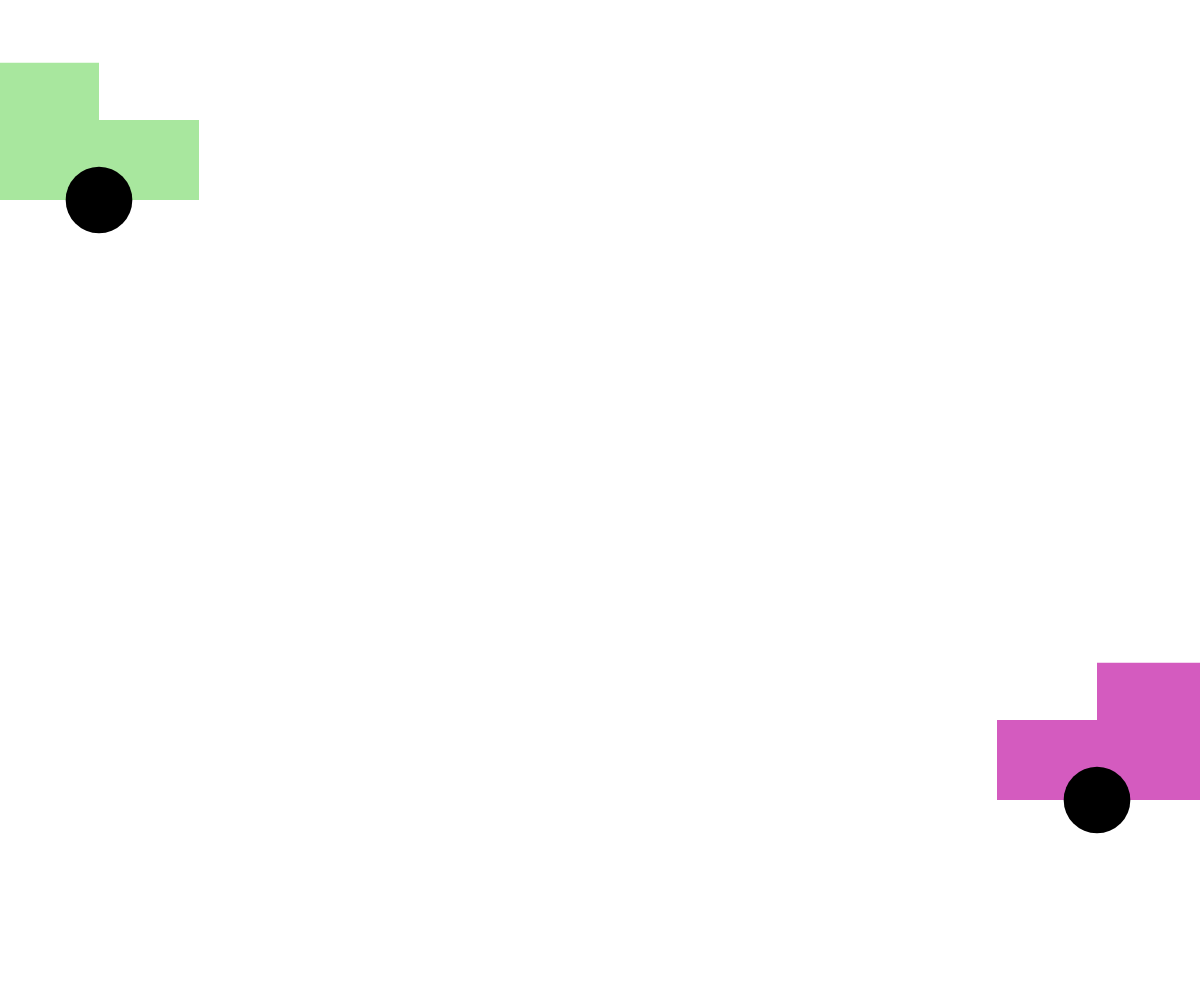
Frame 1 (no input)
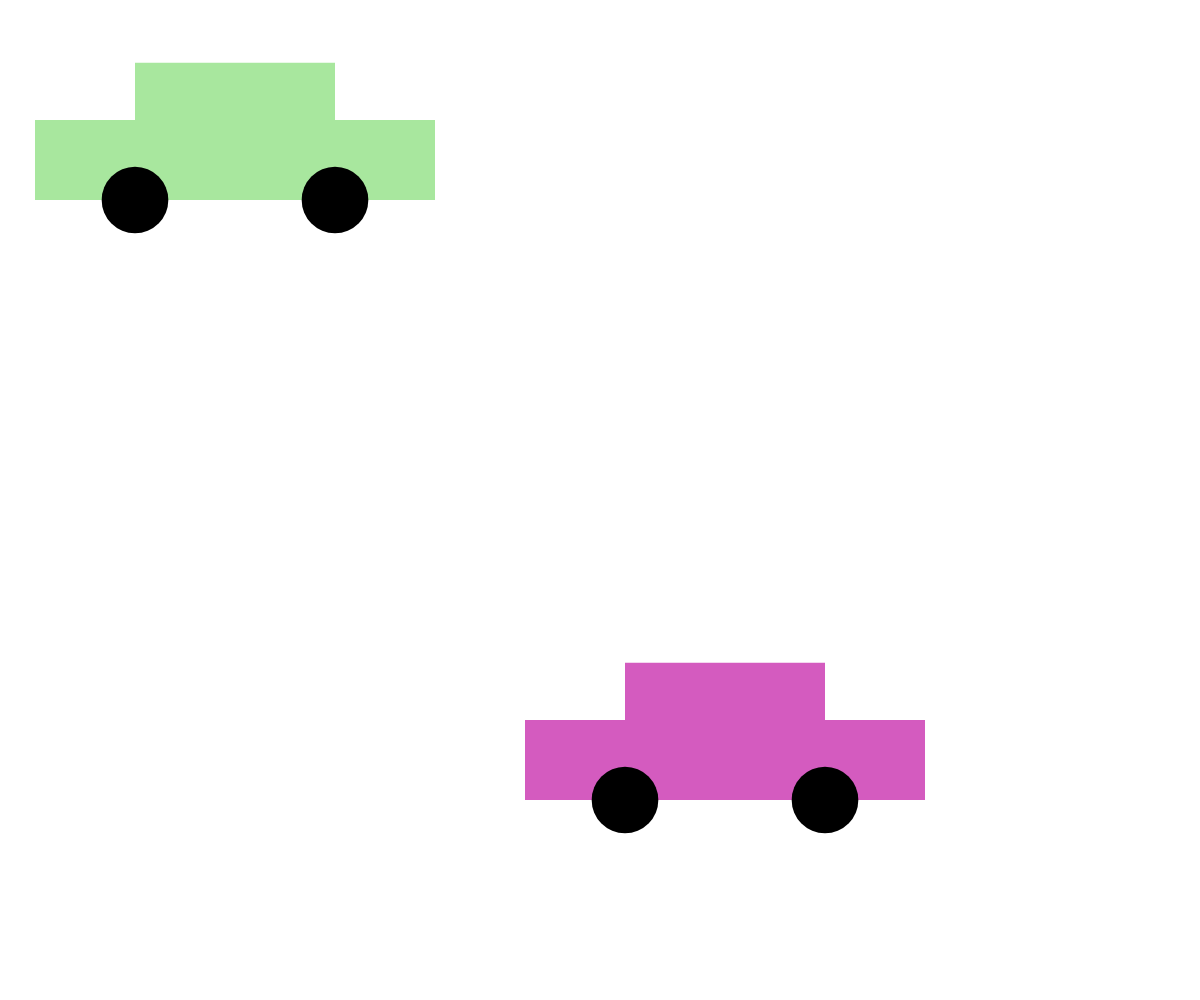
Frame 60 (no input)
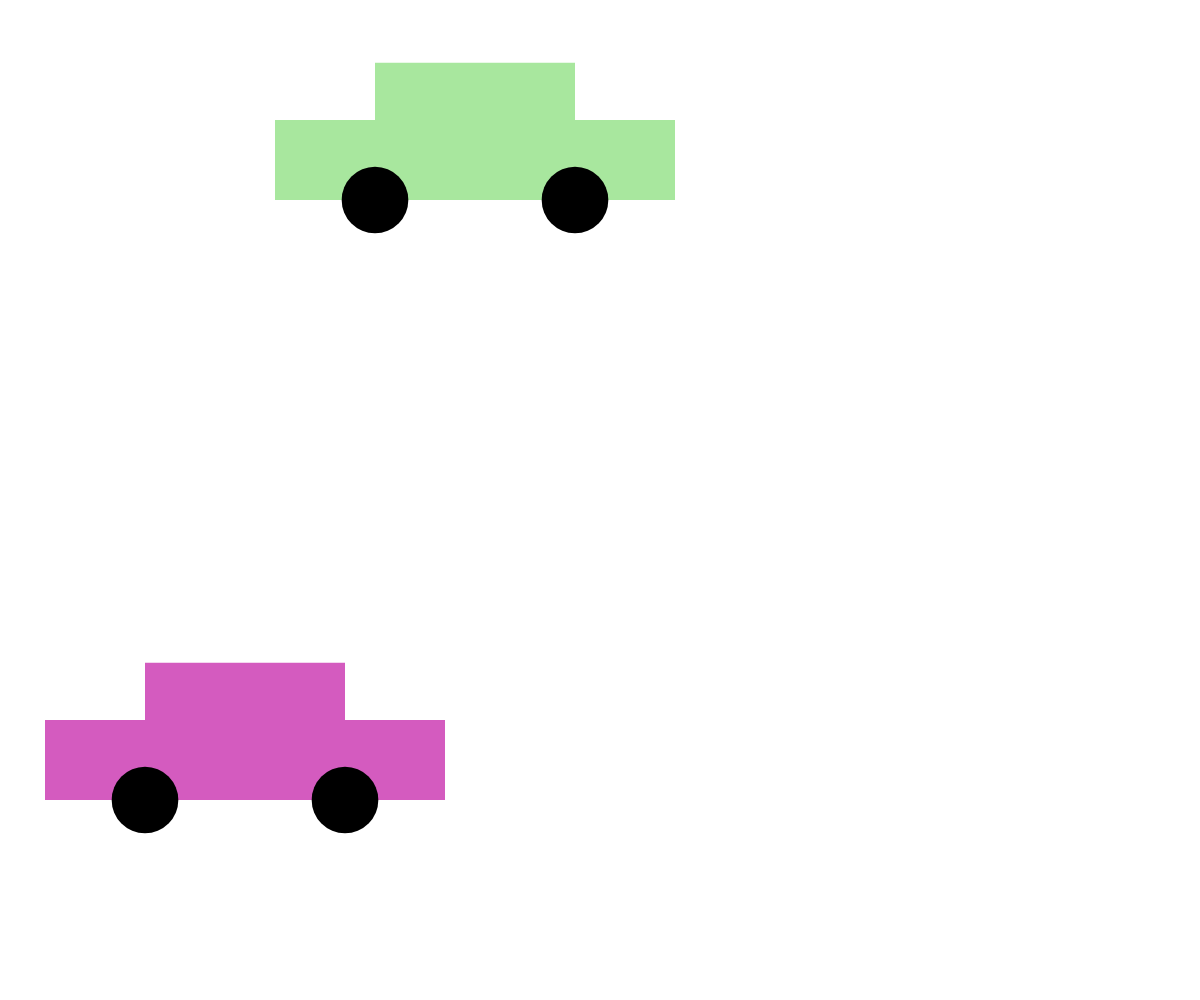
Frame 120 (the mouse pressed at the canvas centre since frame 60)

The p5.js sketch that drew these frames (run headless with seeded random() and noise() and a simulated clock; from frame 60 on, the mouse is pressed at the canvas centre):

// p5.js sketch
// ── sketch.js
const canvasWidth = window.innerWidth;
const canvasHeight = window.innerHeight; 

// feel free to change these values as you like!
const initialC1X = -5;
const initialC2X = canvasWidth + 5;

const c1 = {
    x: initialC1X,
    y: 200,
    width: 400,
    speed: 4,
    color: '#A8E79E'
};

const c2 = {
    x: initialC2X,
    y: canvasHeight - 200,
    width: 400,
    speed: -8,
    color: '#D45BBF'
};


// required to set up the canvas:
function setup() {
    createCanvas(canvasWidth, canvasHeight);
}


// animation loop:
function draw() {
    // clear the canvas:
    clear();

    // move the car:
    if (c1.x > (canvasWidth + c1.width)) {
        c1.x = initialC1X;
    } else {
        c1.x += c1.speed;
    }

    if (c2.x < (0 - c2.width)) {
        c2.x = initialC2X;
    } else {
        c2.x += c2.speed;
    }

    // redraw the car:
    drawCar(c1.x, c1.y, c1.width, c1.color);
    drawCar(c2.x, c2.y, c2.width, c2.color);
    
    // draw the grid (optional -- feel free to remove this line):
    // drawGrid(canvasWidth, canvasHeight);
}


// this function's job is to draw a car based on the 
// parameters the user passes in (x, y, size, fillColor, and wheelColor)
function drawCar(x, y, size, fillColor, wheelColor='black') {
    strokeWeight(0);
    
    // body
    fill(fillColor);
    rect(x - size/4, y - (size/5 + size/7), size / 2, size/7); // top
    rect(x - size/2, y - size/5, size, size/5); // bottom

    // wheels:
    fill(wheelColor);
    circle(x - size / 4, y, size / 6);
    circle(x + size / 4, y, size / 6);
}
